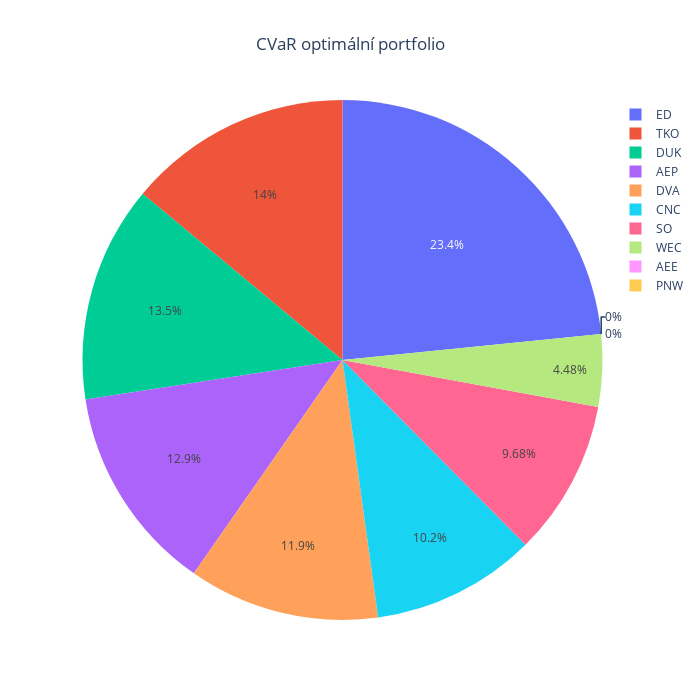

Notebook code for this chart:
### Code cell
weightsMinCVaR = CVaROptimizationMinCVAR(prices= prices, alpha = 0.05)
weightsPlot(weightsMinCVaR, title = "CVaR optimální portfolio")

### Figure 1 — Plotly figure (JSON) as saved in the notebook; plotly's stock layout.template omitted (floating-point values rounded to 4 significant figures)
{"data": [{"labels": ["AEE", "AEP", "CNC", "DUK", "DVA", "ED", "PNW", "SO", "TKO", "WEC"], "type": "pie", "values": [0, 0.1289, 0.1024, 0.1347, 0.1188, 0.2341, 0, 0.09684, 0.1395, 0.04484]}], "layout": {"height": 700, "title": {"text": "CVaR optimální portfolio", "x": 0.5}, "width": 700}}
